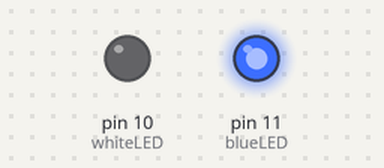
This sketch was run on a simulated Arduino Uno, built with avr-gcc and run on an emulated ATmega328P. On the bench: output pins drawn as LEDs (lit = HIGH).

Above: at 0.2 s.
At 5.2 s:
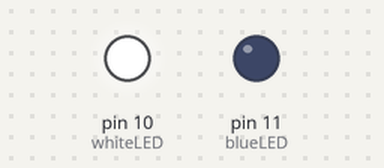
At 9.7 s:
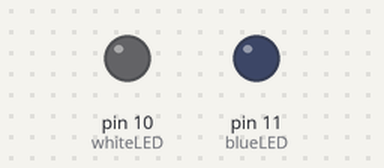
Timing chart, 0 to 10.4 s (numbered marks = the images above):
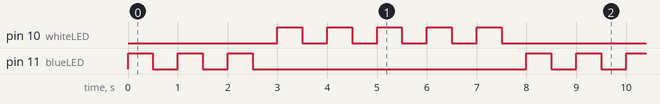

Measured:
- by itself, pin 10 (whiteLED): repeats every 8.0 s: 4 × (LOW 0.50 s, HIGH 0.50 s), LOW 3.5 s, HIGH 0.50 s
- by itself, pin 11 (blueLED): repeats every 8.0 s: 2 × (LOW 0.50 s, HIGH 0.50 s), LOW 5.5 s, HIGH 0.50 s
- by itself, everything shown: repeats every 8.0 s, in 16 steps

The sketch:

4_bucle_for.ino
```cpp
// Parpadeo de dos LEDs usando bucles for
int blueLED = 11;
int whiteLED = 10;
int counter;
int delayTime = 500;

void setup() {
  pinMode(blueLED, OUTPUT);
  pinMode(whiteLED, OUTPUT);
}

void loop() {
  // Encendido del primer LED
  for(counter = 1; counter <= 3; counter++) {
    digitalWrite(blueLED, HIGH);
    delay(delayTime);
    digitalWrite(blueLED, LOW);
    delay(delayTime);
  }
  // Encendido del segundo LED
  for(counter = 1; counter <= 5; counter++) {
    digitalWrite(whiteLED, HIGH);
    delay(delayTime);
    digitalWrite(whiteLED, LOW);
    delay(delayTime);
  }
}
```
